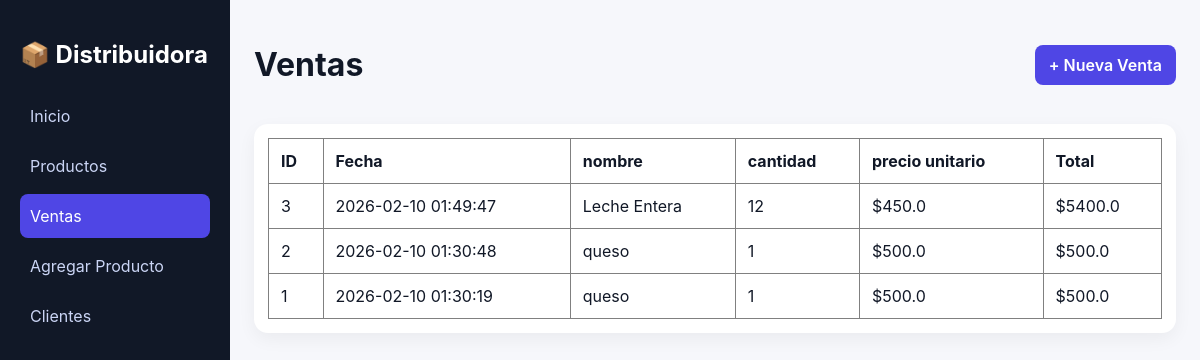
The app's page /ventas with its own data.
### tables this page shows
CREATE TABLE venta_productos (
            id INTEGER PRIMARY KEY AUTOINCREMENT,
            venta_id INTEGER,
            producto_id INTEGER,
            cantidad INTEGER, precio_unitario REAL,
            FOREIGN KEY (venta_id) REFERENCES ventas(id),
            FOREIGN KEY (producto_id) REFERENCES productos(id)
       );

CREATE TABLE ventas (
        id INTEGER PRIMARY KEY AUTOINCREMENT,
        fecha DATETIME DEFAULT CURRENT_TIMESTAMP,
        total REAL
        , cliente_id INTEGER);

CREATE TABLE productos (
            id INTEGER PRIMARY KEY AUTOINCREMENT,
            nombre TEXT NOT NULL,
            codigo TEXT NOT NULL,
            precio REAL NOT NULL,
            stock INTEGER NOT NULL DEFAULT 0,
            categoria TEXT NOT NULL
        );

### routes/ventas.py (the view)
@ventas_bp.route("/ventas")
def ventas():
    conn = conectar()
    ventas = conn.execute("""
        SELECT
            v.id AS venta_id,
            v.fecha,
            p.codigo AS codigo,
            p.nombre AS nombre,
            vp.cantidad AS cantidad,
            vp.precio_unitario AS precio_unitario,
            (vp.cantidad * vp.precio_unitario) AS subtotal,
            v.total AS total
        FROM ventas v
        INNER JOIN venta_productos vp
            ON v.id = vp.venta_id
        INNER JOIN productos p
            ON vp.producto_id = p.id
        ORDER BY v.fecha DESC
    """).fetchall()
    conn.close()
    return render_template("ventas.html", ventas=ventas, page="ventas")

### db.py (called while the page is built)
def conectar():
    conn = sqlite3.connect(DB_NAME)
    conn.row_factory = sqlite3.Row
    return conn

### templates/ventas.html (shortened to what this page needs)
<!DOCTYPE html>
<html lang="en">
<head>
    <link rel="stylesheet" href="/static/style.css">
</head>
<body>
    <div class="app">
     <aside class="sidebar">
    <h2 class="logo">📦 Distribuidora</h2>
     <nav>
    <a href="/" class="{% if page == 'inicio' %}active{% endif %}">Inicio</a>
    <a href="/productos" class="{% if page == 'productos' %}active{% endif %}">
      Productos
    </a>
    <a href="/ventas" class="{% if page == 'ventas' %}active{% endif %}">
      Ventas
    </a>
    <a href="/agregar_productos" class="{% if page == 'agregar_productos' %}active{% endif %}">
      Agregar Producto
    </a>
    <a href="/clientes" class="{% if page == 'clientes' %}active{% endif %}">
        Clientes
    </a>
</nav>
</aside>
<main class="content">
    <header class="topbar">
        <h1>Ventas</h1>
        <a href="/agregar_venta" class="btn-primary">+ Nueva Venta</a>
    </header>
    <div class="table-card">
        <table border="1" >
            <tr>
                <th>ID</th>
                <th>Fecha</th>
                <th>nombre</th>
                <th>cantidad</th>
                <th>precio unitario</th>
                <th>Total</th>
            </tr>
            {% for v in ventas %}
            <tr>
                <td>{{ v.venta_id }}</td>
                <td>{{ v.fecha }}</td>
                <td>{{ v.nombre }}</td>
                <td>{{ v.cantidad }}</td>
                <td>${{ v.precio_unitario }}</td>
                <td>${{ v.total }}</td>
            </tr>
            {% endfor %}
        </table>
    </div>
</main>
</div>
</body>
</html>

### static/style.css (style rules this page uses)
* { box-sizing: border-box; font-family: Inter, system-ui, sans-serif; }
body { margin: 0; background: #f6f7fb; color: #111827; }
.app { display: flex; height: 100vh; }
.sidebar { width: 230px; background: #111827; color: white; padding: 20px; }
.logo { margin-bottom: 25px; }
.sidebar nav a { display: block; color: #cbd5f5; text-decoration: none; padding: 12px 10px; border-radius: 8px; margin-bottom: 6px; transition: 0.2s; }
.sidebar nav a:hover, .sidebar nav a.active { background: #4f46e5; color: white; }
.content { flex: 1; padding: 24px; overflow-y: auto; }
.topbar { display: flex; justify-content: space-between; align-items: center; margin-bottom: 18px; }
.btn-primary { background: #4f46e5; color: white; padding: 10px 14px; border-radius: 8px; text-decoration: none; font-weight: 600; }
.table-card { background: white; border-radius: 14px; padding: 14px; box-shadow: 0 6px 18px rgba(0,0,0,0.05); }
table { width: 100%; border-collapse: collapse; }
th, td { padding: 12px; text-align: left; }

### records on screen
venta_productos: venta_id "3", fecha "2026-02-10 01:49:47", nombre "Leche Entera", cantidad "12", precio_unitario "450.0", total "5400.0"
venta_productos: venta_id "2", fecha "2026-02-10 01:30:48", nombre "queso", cantidad "1", precio_unitario "500.0", total "500.0"
venta_productos: venta_id "1", fecha "2026-02-10 01:30:19", nombre "queso", cantidad "1", precio_unitario "500.0", total "500.0"
